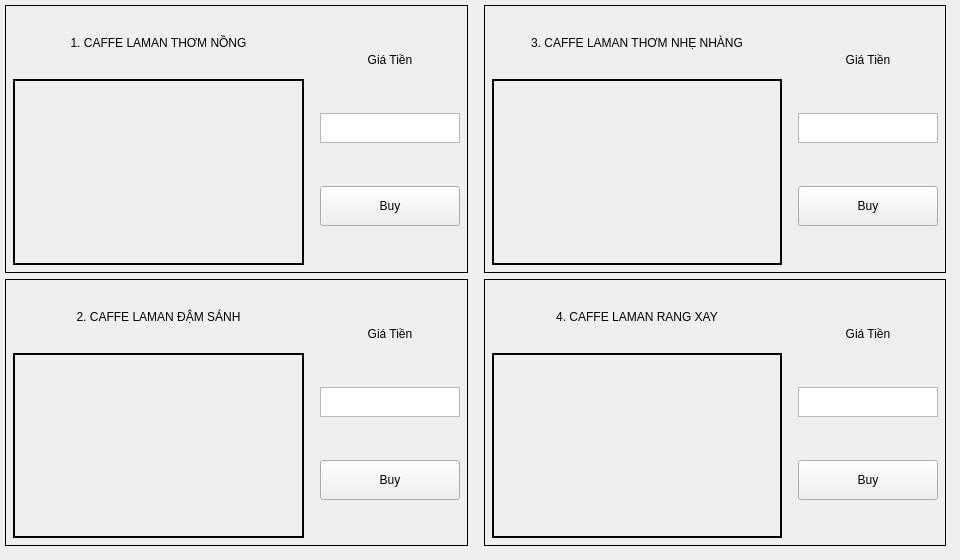
   <widget class="QWidget" name="main_tab_widget6">
    <widget class="QWidget" name="horizontalLayoutWidget">
     <property name="geometry">
      <rect>
       <x>0</x>
       <y>0</y>
       <width>951</width>
       <height>551</height>
      </rect>
     </property>
     <layout class="QHBoxLayout" name="horizontalLayout_20">
      <property name="leftMargin">
       <number>0</number>
      </property>
      <property name="topMargin">
       <number>0</number>
      </property>
      <property name="rightMargin">
       <number>0</number>
      </property>
      <property name="bottomMargin">
       <number>0</number>
      </property>
      <item>
       <widget class="QFrame" name="verticalFrame_6">
        <property name="frameShape">
         <enum>QFrame::NoFrame</enum>
        </property>
        <layout class="QVBoxLayout" name="verticalLayout_7">
         <property name="leftMargin">
          <number>5</number>
         </property>
         <property name="topMargin">
          <number>5</number>
         </property>
         <property name="rightMargin">
          <number>5</number>
         </property>
         <property name="bottomMargin">
          <number>5</number>
         </property>
         <item>
          <widget class="QFrame" name="frame_16">
           <property name="frameShape">
            <enum>QFrame::Box</enum>
           </property>
           <layout class="QHBoxLayout" name="horizontalLayout_21">
            <property name="leftMargin">
             <number>2</number>
            </property>
            <property name="topMargin">
             <number>2</number>
            </property>
            <property name="rightMargin">
             <number>2</number>
            </property>
            <property name="bottomMargin">
             <number>2</number>
            </property>
            <item>
             <widget class="QFrame" name="frame_17">
              <property name="sizePolicy">
               <sizepolicy hsizetype="Expanding" vsizetype="Preferred">
                <horstretch>0</horstretch>
                <verstretch>0</verstretch>
               </sizepolicy>
              </property>
              <property name="frameShape">
               <enum>QFrame::NoFrame</enum>
              </property>
              <layout class="QVBoxLayout" name="verticalLayout_31">
               <property name="leftMargin">
                <number>5</number>
               </property>
               <property name="topMargin">
                <number>5</number>
               </property>
               <property name="rightMargin">
                <number>5</number>
               </property>
               <property name="bottomMargin">
                <number>5</number>
               </property>
               <item>
                <widget class="QLabel" name="nameID1_2">
                 <property name="sizePolicy">
                  <sizepolicy hsizetype="Expanding" vsizetype="Maximum">
                   <horstretch>0</horstretch>
                   <verstretch>0</verstretch>
                  </sizepolicy>
                 </property>
                 <property name="minimumSize">
                  <size>
                   <width>20</width>
                   <height>20</height>
                  </size>
                 </property>
                 <property name="maximumSize">
                  <size>
                   <width>5000</width>
                   <height>60</height>
                  </size>
                 </property>
                 <property name="frameShape">
                  <enum>QFrame::Box</enum>
                 </property>
                 <property name="lineWidth">
                  <number>0</number>
                 </property>
                 <property name="text">
                  <string>1. CAFFE LAMAN THƠM NỒNG</string>
                 </property>
                 <property name="alignment">
                  <set>Qt::AlignCenter</set>
                 </property>
                </widget>
               </item>
               <item>
                <widget class="QLabel" name="imageID1_2">
                 <property name="sizePolicy">
                  <sizepolicy hsizetype="Expanding" vsizetype="Maximum">
                   <horstretch>0</horstretch>
                   <verstretch>0</verstretch>
                  </sizepolicy>
                 </property>
                 <property name="minimumSize">
                  <size>
                   <width>120</width>
                   <height>120</height>
                  </size>
                 </property>
                 <property name="maximumSize">
                  <size>
                   <width>5000</width>
                   <height>250</height>
                  </size>
                 </property>
                 <property name="frameShape">
                  <enum>QFrame::Box</enum>
                 </property>
                 <property name="lineWidth">
                  <number>2</number>
                 </property>
                 <property name="text">
                  <string/>
                 </property>
                 <property name="textFormat">
                  <enum>Qt::PlainText</enum>
                 </property>
                 <property name="pixmap">
                  <pixmap>:/FOOD/Food/1.jpg</pixmap>
                 </property>
                 <property name="scaledContents">
                  <bool>true</bool>
                 </property>
                 <property name="alignment">
                  <set>Qt::AlignCenter</set>
                 </property>
                </widget>
               </item>
              </layout>
             </widget>
            </item>
            <item>
             <widget class="QFrame" name="frame_3">
              <property name="maximumSize">
               <size>
                <width>150</width>
                <height>16777215</height>
               </size>
              </property>
              <layout class="QVBoxLayout" name="verticalLayout_34">
               <property name="leftMargin">
                <number>5</number>
               </property>
               <property name="topMargin">
                <number>5</number>
               </property>
               <property name="rightMargin">
                <number>5</number>
               </property>
               <property name="bottomMargin">
                <number>5</number>
               </property>
               <item>
                <widget class="QLabel" name="imageAc_12">
                 <property name="sizePolicy">
                  <sizepolicy hsizetype="Maximum" vsizetype="Maximum">
                   <horstretch>0</horstretch>
                   <verstretch>0</verstretch>
                  </sizepolicy>
                 </property>
                 <property name="minimumSize">
                  <size>
                   <width>20</width>
                   <height>20</height>
                  </size>
                 </property>
                 <property name="maximumSize">
                  <size>
                   <width>150</width>
                   <height>20</height>
                  </size>
                 </property>
                 <property name="frameShape">
                  <enum>QFrame::Box</enum>
                 </property>
                 <property name="lineWidth">
                  <number>0</number>
                 </property>
                 <property name="text">
                  <string>Giá Tiền</string>
                 </property>
                 <property name="alignment">
                  <set>Qt::AlignCenter</set>
                 </property>
                </widget>
               </item>
               <item>
                <widget class="QTextEdit" name="totalCoinID1_2">
                 <property name="maximumSize">
                  <size>
                   <width>500</width>
                   <height>30</height>
                  </size>
                 </property>
                 <property name="readOnly">
                  <bool>true</bool>
                 </property>
                </widget>
               </item>
               <item>
                <widget class="QPushButton" name="btnBuyID1_2">
                 <property name="sizePolicy">
                  <sizepolicy hsizetype="Expanding" vsizetype="Fixed">
                   <horstretch>0</horstretch>
                   <verstretch>0</verstretch>
                  </sizepolicy>
                 </property>
                 <property name="minimumSize">
                  <size>
                   <width>0</width>
                   <height>40</height>
                  </size>
                 </property>
                 <property name="text">
                  <string>Buy</string>
                 </property>
                 <property name="ID" stdset="0">
                  <number>1</number>
                 </property>
                </widget>
               </item>
              </layout>
             </widget>
            </item>
           </layout>
          </widget>
         </item>
         <item>
          <widget class="QFrame" name="frame_6">
           <property name="frameShape">
            <enum>QFrame::Box</enum>
           </property>
           <layout class="QHBoxLayout" name="horizontalLayout_4">
            <property name="leftMargin">
             <number>2</number>
            </property>
            <property name="topMargin">
             <number>2</number>
            </property>
            <property name="rightMargin">
             <number>2</number>
            </property>
            <property name="bottomMargin">
             <number>2</number>
            </property>
            <item>
             <widget class="QFrame" name="frame_7">
              <property name="sizePolicy">
               <sizepolicy hsizetype="Expanding" vsizetype="Preferred">
                <horstretch>0</horstretch>
                <verstretch>0</verstretch>
               </sizepolicy>
              </property>
              <property name="frameShape">
               <enum>QFrame::NoFrame</enum>
              </property>
              <layout class="QVBoxLayout" name="verticalLayout_8">
               <property name="leftMargin">
                <number>5</number>
               </property>
               <property name="topMargin">
                <number>5</number>
               </property>
               <property name="rightMargin">
                <number>5</number>
               </property>
               <property name="bottomMargin">
                <number>5</number>
               </property>
               <item>
                <widget class="QLabel" name="nameID2_2">
                 <property name="sizePolicy">
                  <sizepolicy hsizetype="Expanding" vsizetype="Maximum">
                   <horstretch>0</horstretch>
                   <verstretch>0</verstretch>
                  </sizepolicy>
                 </property>
                 <property name="minimumSize">
                  <size>
                   <width>20</width>
                   <height>20</height>
                  </size>
                 </property>
                 <property name="maximumSize">
                  <size>
                   <width>5000</width>
                   <height>60</height>
                  </size>
                 </property>
                 <property name="frameShape">
                  <enum>QFrame::Box</enum>
                 </property>
                 <property name="lineWidth">
                  <number>0</number>
                 </property>
                 <property name="text">
                  <string>2. CAFFE LAMAN ĐẬM SÁNH</string>
                 </property>
                 <property name="alignment">
                  <set>Qt::AlignCenter</set>
                 </property>
                </widget>
               </item>
               <item>
                <widget class="QLabel" name="imageID2_2">
                 <property name="sizePolicy">
                  <sizepolicy hsizetype="Expanding" vsizetype="Maximum">
                   <horstretch>0</horstretch>
                   <verstretch>0</verstretch>
                  </sizepolicy>
                 </property>
                 <property name="minimumSize">
                  <size>
                   <width>120</width>
                   <height>120</height>
                  </size>
                 </property>
                 <property name="maximumSize">
                  <size>
                   <width>5000</width>
                   <height>250</height>
                  </size>
                 </property>
                 <property name="frameShape">
                  <enum>QFrame::Box</enum>
                 </property>
                 <property name="lineWidth">
                  <number>2</number>
                 </property>
                 <property name="text">
                  <string/>
                 </property>
                 <property name="pixmap">
                  <pixmap>:/FOOD/Food/4.jpg</pixmap>
                 </property>
                 <property name="scaledContents">
                  <bool>true</bool>
                 </property>
                 <property name="alignment">
                  <set>Qt::AlignCenter</set>
                 </property>
                </widget>
               </item>
              </layout>
             </widget>
            </item>
            <item>
             <widget class="QFrame" name="frame_18">
              <property name="maximumSize">
               <size>
                <width>150</width>
                <height>16777215</height>
               </size>
              </property>
              <layout class="QVBoxLayout" name="verticalLayout_20">
               <property name="leftMargin">
                <number>5</number>
               </property>
               <property name="topMargin">
                <number>5</number>
               </property>
               <property name="rightMargin">
                <number>5</number>
               </property>
               <property name="bottomMargin">
                <number>5</number>
               </property>
               <item>
                <widget class="QLabel" name="imageAc_7">
                 <property name="sizePolicy">
                  <sizepolicy hsizetype="Maximum" vsizetype="Maximum">
                   <horstretch>0</horstretch>
                   <verstretch>0</verstretch>
                  </sizepolicy>
                 </property>
                 <property name="minimumSize">
                  <size>
                   <width>20</width>
                   <height>20</height>
                  </size>
                 </property>
                 <property name="maximumSize">
                  <size>
                   <width>150</width>
                   <height>20</height>
                  </size>
                 </property>
                 <property name="frameShape">
                  <enum>QFrame::Box</enum>
                 </property>
                 <property name="lineWidth">
                  <number>0</number>
                 </property>
                 <property name="text">
                  <string>Giá Tiền</string>
                 </property>
                 <property name="alignment">
                  <set>Qt::AlignCenter</set>
                 </property>
                </widget>
               </item>
               <item>
                <widget class="QTextEdit" name="totalCoinID2_2">
                 <property name="maximumSize">
                  <size>
                   <width>500</width>
                   <height>30</height>
                  </size>
                 </property>
                 <property name="readOnly">
                  <bool>true</bool>
                 </property>
                </widget>
               </item>
               <item>
                <widget class="QPushButton" name="btnBuyID2_2">
                 <property name="sizePolicy">
                  <sizepolicy hsizetype="Expanding" vsizetype="Fixed">
                   <horstretch>0</horstretch>
                   <verstretch>0</verstretch>
                  </sizepolicy>
                 </property>
                 <property name="minimumSize">
                  <size>
                   <width>0</width>
                   <height>40</height>
                  </size>
                 </property>
                 <property name="text">
                  <string>Buy</string>
                 </property>
                 <property name="ID" stdset="0">
                  <number>2</number>
                 </property>
                </widget>
               </item>
              </layout>
             </widget>
            </item>
           </layout>
          </widget>
         </item>
        </layout>
       </widget>
      </item>
      <item>
       <widget class="QFrame" name="verticalFrame_9">
        <property name="frameShape">
         <enum>QFrame::NoFrame</enum>
        </property>
        <layout class="QVBoxLayout" name="verticalLayout_21">
         <property name="leftMargin">
          <number>5</number>
         </property>
         <property name="topMargin">
          <number>5</number>
         </property>
         <property name="rightMargin">
          <number>5</number>
         </property>
         <property name="bottomMargin">
          <number>5</number>
         </property>
         <item>
          <widget class="QFrame" name="frame_19">
           <property name="frameShape">
            <enum>QFrame::Box</enum>
           </property>
           <layout class="QHBoxLayout" name="horizontalLayout_22">
            <property name="leftMargin">
             <number>2</number>
            </property>
            <property name="topMargin">
             <number>2</number>
            </property>
            <property name="rightMargin">
             <number>2</number>
            </property>
            <property name="bottomMargin">
             <number>2</number>
            </property>
            <item>
             <widget class="QFrame" name="frame_20">
              <property name="sizePolicy">
               <sizepolicy hsizetype="Expanding" vsizetype="Preferred">
                <horstretch>0</horstretch>
                <verstretch>0</verstretch>
               </sizepolicy>
              </property>
              <property name="frameShape">
               <enum>QFrame::NoFrame</enum>
              </property>
              <layout class="QVBoxLayout" name="verticalLayout_35">
               <property name="leftMargin">
                <number>5</number>
               </property>
               <property name="topMargin">
                <number>5</number>
               </property>
               <property name="rightMargin">
                <number>5</number>
               </property>
               <property name="bottomMargin">
                <number>5</number>
               </property>
               <item>
                <widget class="QLabel" name="nameID3_2">
                 <property name="sizePolicy">
                  <sizepolicy hsizetype="Expanding" vsizetype="Maximum">
                   <horstretch>0</horstretch>
                   <verstretch>0</verstretch>
                  </sizepolicy>
                 </property>
                 <property name="minimumSize">
                  <size>
                   <width>20</width>
                   <height>20</height>
                  </size>
                 </property>
                 <property name="maximumSize">
                  <size>
                   <width>5000</width>
                   <height>60</height>
                  </size>
                 </property>
                 <property name="frameShape">
                  <enum>QFrame::Box</enum>
                 </property>
                 <property name="lineWidth">
                  <number>0</number>
                 </property>
                 <property name="text">
                  <string>3. CAFFE LAMAN THƠM NHẸ NHÀNG</string>
                 </property>
                 <property name="alignment">
                  <set>Qt::AlignCenter</set>
                 </property>
                </widget>
               </item>
               <item>
                <widget class="QLabel" name="imageID3_2">
                 <property name="sizePolicy">
                  <sizepolicy hsizetype="Expanding" vsizetype="Maximum">
                   <horstretch>0</horstretch>
                   <verstretch>0</verstretch>
                  </sizepolicy>
                 </property>
                 <property name="minimumSize">
                  <size>
                   <width>120</width>
                   <height>120</height>
                  </size>
                 </property>
                 <property name="maximumSize">
                  <size>
                   <width>5000</width>
                   <height>250</height>
                  </size>
                 </property>
                 <property name="frameShape">
                  <enum>QFrame::Box</enum>
                 </property>
                 <property name="lineWidth">
                  <number>2</number>
                 </property>
                 <property name="text">
                  <string/>
                 </property>
                 <property name="pixmap">
                  <pixmap>:/FOOD/Food/2.jpg</pixmap>
                 </property>
                 <property name="scaledContents">
                  <bool>true</bool>
                 </property>
                 <property name="alignment">
                  <set>Qt::AlignCenter</set>
                 </property>
                </widget>
               </item>
              </layout>
             </widget>
            </item>
            <item>
             <widget class="QFrame" name="frame_21">
              <property name="maximumSize">
               <size>
                <width>150</width>
                <height>16777215</height>
               </size>
              </property>
              <layout class="QVBoxLayout" name="verticalLayout_36">
               <property name="leftMargin">
                <number>5</number>
               </property>
               <property name="topMargin">
                <number>5</number>
               </property>
               <property name="rightMargin">
                <number>5</number>
               </property>
               <property name="bottomMargin">
                <number>5</number>
               </property>
               <item>
                <widget class="QLabel" name="imageAc_14">
                 <property name="sizePolicy">
                  <sizepolicy hsizetype="Maximum" vsizetype="Maximum">
                   <horstretch>0</horstretch>
                   <verstretch>0</verstretch>
                  </sizepolicy>
                 </property>
                 <property name="minimumSize">
                  <size>
                   <width>20</width>
                   <height>20</height>
                  </size>
                 </property>
                 <property name="maximumSize">
                  <size>
                   <width>150</width>
                   <height>20</height>
                  </size>
                 </property>
                 <property name="frameShape">
                  <enum>QFrame::Box</enum>
                 </property>
                 <property name="lineWidth">
                  <number>0</number>
                 </property>
                 <property name="text">
                  <string>Giá Tiền</string>
                 </property>
                 <property name="alignment">
                  <set>Qt::AlignCenter</set>
                 </property>
                </widget>
               </item>
               <item>
                <widget class="QTextEdit" name="totalCoinID3_2">
                 <property name="maximumSize">
                  <size>
                   <width>500</width>
                   <height>30</height>
                  </size>
                 </property>
                 <property name="readOnly">
                  <bool>true</bool>
                 </property>
                </widget>
               </item>
               <item>
                <widget class="QPushButton" name="btnBuyID3_2">
                 <property name="sizePolicy">
                  <sizepolicy hsizetype="Expanding" vsizetype="Fixed">
                   <horstretch>0</horstretch>
                   <verstretch>0</verstretch>
                  </sizepolicy>
                 </property>
                 <property name="minimumSize">
                  <size>
                   <width>0</width>
                   <height>40</height>
                  </size>
                 </property>
                 <property name="text">
                  <string>Buy</string>
                 </property>
                 <property name="ID" stdset="0">
                  <number>3</number>
                 </property>
                </widget>
               </item>
              </layout>
             </widget>
            </item>
           </layout>
          </widget>
         </item>
         <item>
          <widget class="QFrame" name="frame_22">
           <property name="frameShape">
            <enum>QFrame::Box</enum>
           </property>
           <layout class="QHBoxLayout" name="horizontalLayout_7">
            <property name="leftMargin">
             <number>2</number>
            </property>
            <property name="topMargin">
             <number>2</number>
            </property>
            <property name="rightMargin">
             <number>2</number>
            </property>
            <property name="bottomMargin">
             <number>2</number>
            </property>
            <item>
             <widget class="QFrame" name="frame_23">
              <property name="sizePolicy">
               <sizepolicy hsizetype="Expanding" vsizetype="Preferred">
                <horstretch>0</horstretch>
                <verstretch>0</verstretch>
               </sizepolicy>
              </property>
              <property name="frameShape">
               <enum>QFrame::NoFrame</enum>
              </property>
              <layout class="QVBoxLayout" name="verticalLayout_22">
               <property name="leftMargin">
                <number>5</number>
               </property>
               <property name="topMargin">
                <number>5</number>
               </property>
               <property name="rightMargin">
                <number>5</number>
               </property>
               <property name="bottomMargin">
                <number>5</number>
               </property>
               <item>
                <widget class="QLabel" name="nameID4_2">
                 <property name="sizePolicy">
                  <sizepolicy hsizetype="Expanding" vsizetype="Maximum">
                   <horstretch>0</horstretch>
                   <verstretch>0</verstretch>
                  </sizepolicy>
                 </property>
                 <property name="minimumSize">
                  <size>
                   <width>20</width>
                   <height>20</height>
                  </size>
                 </property>
                 <property name="maximumSize">
                  <size>
                   <width>5000</width>
                   <height>60</height>
                  </size>
                 </property>
                 <property name="frameShape">
                  <enum>QFrame::Box</enum>
                 </property>
                 <property name="lineWidth">
                  <number>0</number>
                 </property>
                 <property name="text">
                  <string>4. CAFFE LAMAN RANG XAY</string>
                 </property>
                 <property name="alignment">
                  <set>Qt::AlignCenter</set>
                 </property>
                </widget>
               </item>
               <item>
                <widget class="QLabel" name="imageID4_2">
                 <property name="sizePolicy">
                  <sizepolicy hsizetype="Expanding" vsizetype="Maximum">
                   <horstretch>0</horstretch>
                   <verstretch>0</verstretch>
                  </sizepolicy>
                 </property>
                 <property name="minimumSize">
                  <size>
                   <width>120</width>
                   <height>120</height>
                  </size>
                 </property>
                 <property name="maximumSize">
                  <size>
                   <width>5000</width>
                   <height>250</height>
                  </size>
                 </property>
                 <property name="frameShape">
                  <enum>QFrame::Box</enum>
                 </property>
                 <property name="lineWidth">
                  <number>2</number>
                 </property>
                 <property name="text">
                  <string/>
                 </property>
                 <property name="pixmap">
                  <pixmap>:/FOOD/Food/3.jpg</pixmap>
                 </property>
                 <property name="scaledContents">
                  <bool>true</bool>
                 </property>
                 <property name="alignment">
                  <set>Qt::AlignCenter</set>
                 </property>
                </widget>
               </item>
              </layout>
             </widget>
            </item>
            <item>
             <widget class="QFrame" name="frame_24">
              <property name="maximumSize">
               <size>
                <width>150</width>
                <height>16777215</height>
               </size>
              </property>
              <layout class="QVBoxLayout" name="verticalLayout_23">
               <property name="leftMargin">
                <number>5</number>
               </property>
               <property name="topMargin">
                <number>5</number>
               </property>
               <property name="rightMargin">
                <number>5</number>
               </property>
               <property name="bottomMargin">
                <number>5</number>
               </property>
               <item>
                <widget class="QLabel" name="imageAc_9">
                 <property name="sizePolicy">
                  <sizepolicy hsizetype="Maximum" vsizetype="Maximum">
                   <horstretch>0</horstretch>
                   <verstretch>0</verstretch>
                  </sizepolicy>
                 </property>
                 <property name="minimumSize">
                  <size>
                   <width>20</width>
                   <height>20</height>
                  </size>
                 </property>
                 <property name="maximumSize">
                  <size>
                   <width>150</width>
                   <height>20</height>
                  </size>
                 </property>
                 <property name="frameShape">
                  <enum>QFrame::Box</enum>
                 </property>
                 <property name="lineWidth">
                  <number>0</number>
                 </property>
                 <property name="text">
                  <string>Giá Tiền</string>
                 </property>
                 <property name="alignment">
                  <set>Qt::AlignCenter</set>
                 </property>
                </widget>
               </item>
               <item>
                <widget class="QTextEdit" name="totalCoinID4_2">
                 <property name="maximumSize">
                  <size>
                   <width>500</width>
                   <height>30</height>
                  </size>
                 </property>
                 <property name="readOnly">
                  <bool>true</bool>
                 </property>
                </widget>
               </item>
               <item>
                <widget class="QPushButton" name="btnBuyID4_2">
                 <property name="sizePolicy">
                  <sizepolicy hsizetype="Expanding" vsizetype="Fixed">
                   <horstretch>0</horstretch>
                   <verstretch>0</verstretch>
                  </sizepolicy>
                 </property>
                 <property name="minimumSize">
                  <size>
                   <width>0</width>
                   <height>40</height>
                  </size>
                 </property>
                 <property name="text">
                  <string>Buy</string>
                 </property>
                 <property name="ID" stdset="0">
                  <number>4</number>
                 </property>
                </widget>
               </item>
              </layout>
             </widget>
            </item>
           </layout>
          </widget>
         </item>
        </layout>
       </widget>
      </item>
     </layout>
    </widget>
   </widget>
